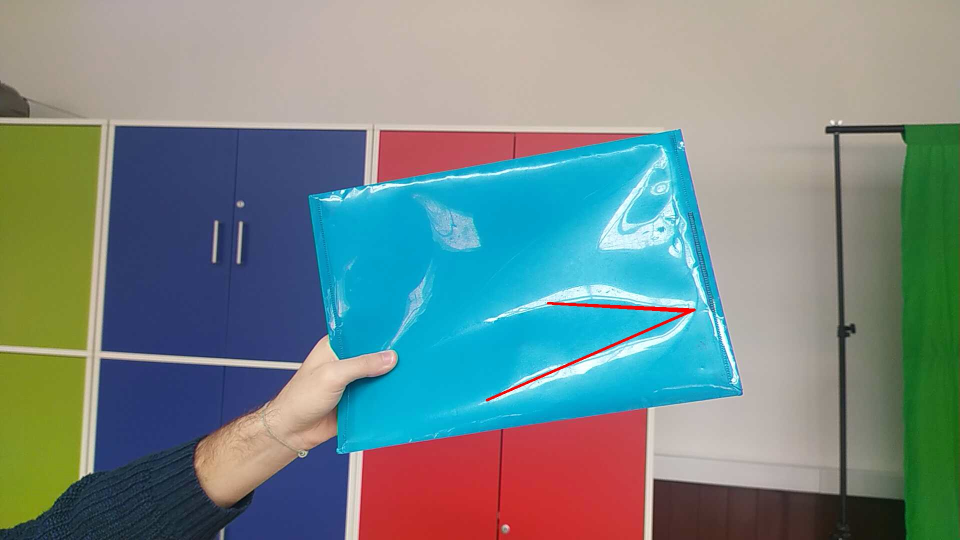
#> input picture 009-Old/Código hasta 20-2-23/3/imagenes/framesIMG_0000.jpg, 1920 x 1080 px, given in place of the camera (shown at 1/2 size)
$ python '2copiastackoverflowareas copy.py'
#> lines starting #> are read from the running program, lines starting #| are printed output that depends on the picture; after the words box and inside, x2 and y2 are one past the last pixel; in counts of white or black regions, pixels touching at a corner belong together
import cv2 as cv
import numpy as np
import matplotlib.pyplot as plt
import time
import pytesseract
import imutils
pytesseract.pytesseract.tesseract_cmd = r'C:\Program Files\Tesseract-OCR\tesseract.exe'

#cam = cv.VideoCapture("http://192.168.226.136:8080/video")
#cam = cv.imread("E:\\vscode\\.vscode\\ANPR\\imagenes\\caja2.png")
cam = cv.VideoCapture(0)


while(True):
    ret, frame = cam.read()
#> frame is the input picture: shape (1080, 1920, 3); mean B, G, R 134.4, 135.6, 116.6
    HW = (640,480)
    frame = cv.resize(frame,HW, interpolation= cv.INTER_LINEAR)
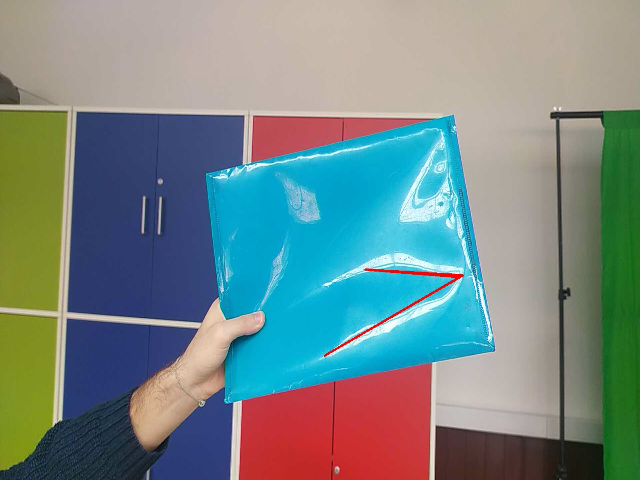
#> frame: shape (480, 640, 3); mean B, G, R 134.4, 135.5, 116.5
    image_copy = np.array(frame)
    gray = cv.cvtColor(frame,cv.COLOR_BGR2GRAY)
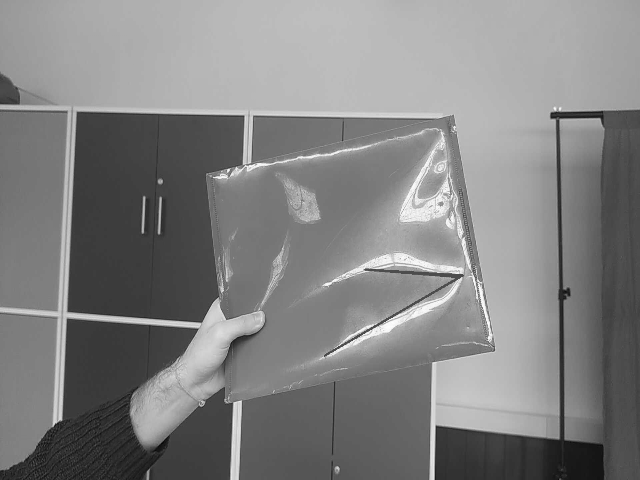
#> gray: shape (480, 640); min 6, max 254, mean 129.7
    canny = cv.Canny(frame, 225,250)
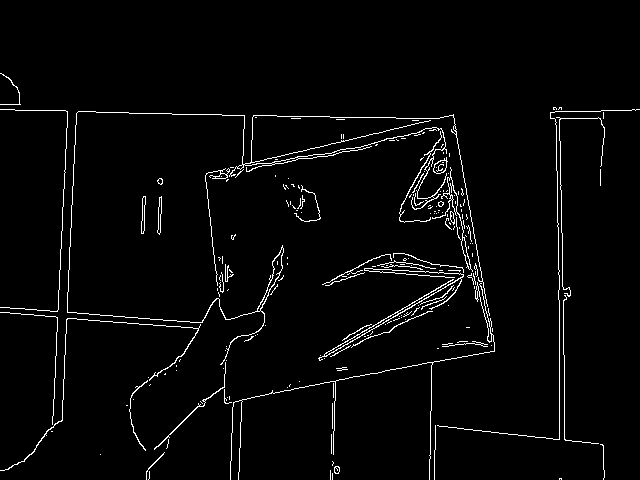
#> canny: shape (480, 640); 2.9% white in thin lines or dots, all inside (x1, y1, x2, y2) = (0, 73, 640, 480)
    canny = cv.dilate(canny, None, iterations=1)
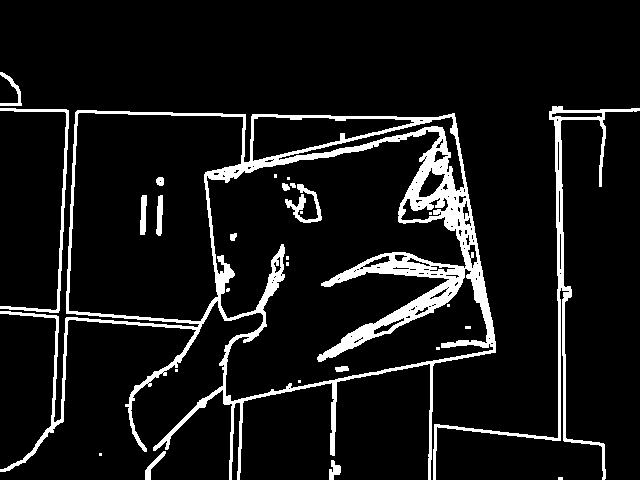
#> canny: shape (480, 640); 8.9% white; 28 white regions (14 under 20 px), largest, box (x1, y1, x2, y2) and area: (0, 110, 496, 480) 20789, (433, 106, 640, 480) 3575, (0, 108, 69, 313) 1010
    canny = cv.erode(canny, None, iterations=1)
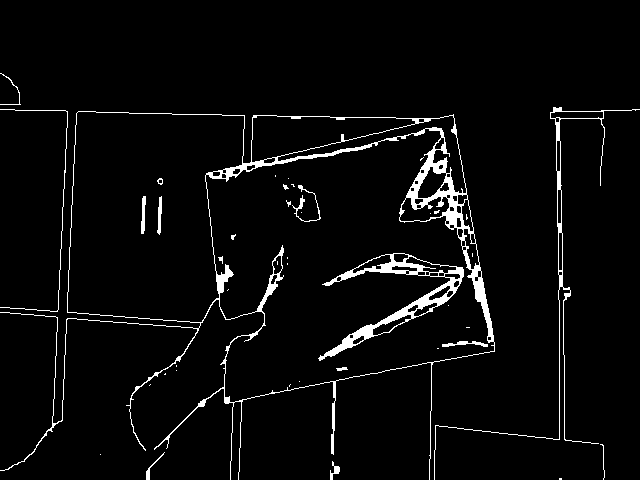
#> canny: shape (480, 640); 4% white; 42 white regions (27 under 20 px)
    cnts,_ = cv.findContours(canny, cv.RETR_CCOMP, cv.CHAIN_APPROX_SIMPLE)
#> cnts = 109 contours, 50 with area under 20; largest, box (x1, y1, x2, y2) and area: (0, 111, 495, 480) 95546, (205, 128, 495, 403) 52022, (67, 111, 245, 323) 30346, (251, 115, 416, 163) 4263, (318, 253, 464, 361) 3518

#Buscas el contorno más grande
    lista_areas = []
    lista_control = []
    for i, contornos in enumerate(cnts):
        for c in enumerate(cnts):
            #if lista_areas == []:
            #    lista_areas = [c]
#> (the run stopped early here; a loop or call above may not have finished)
